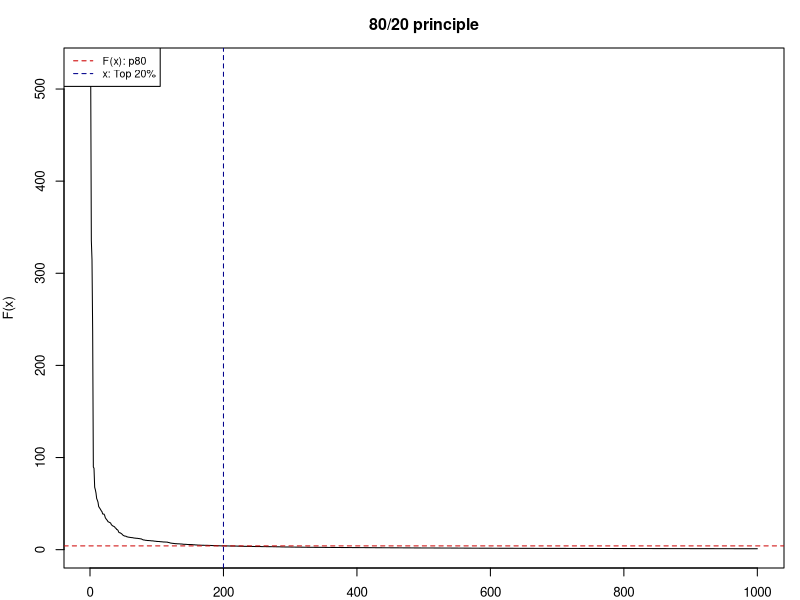
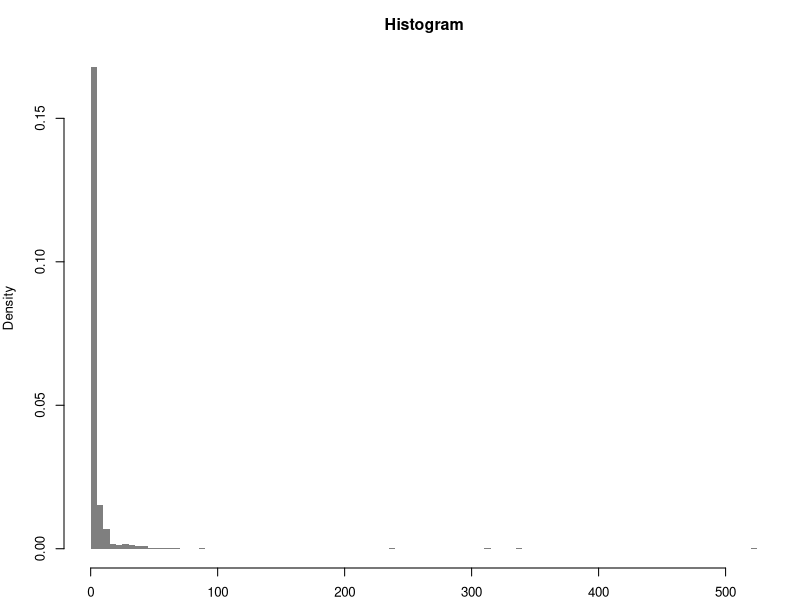
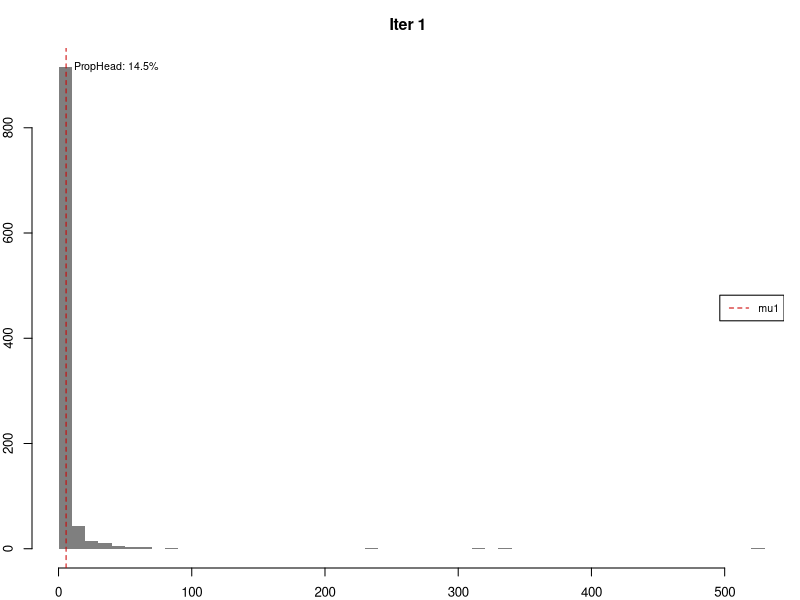
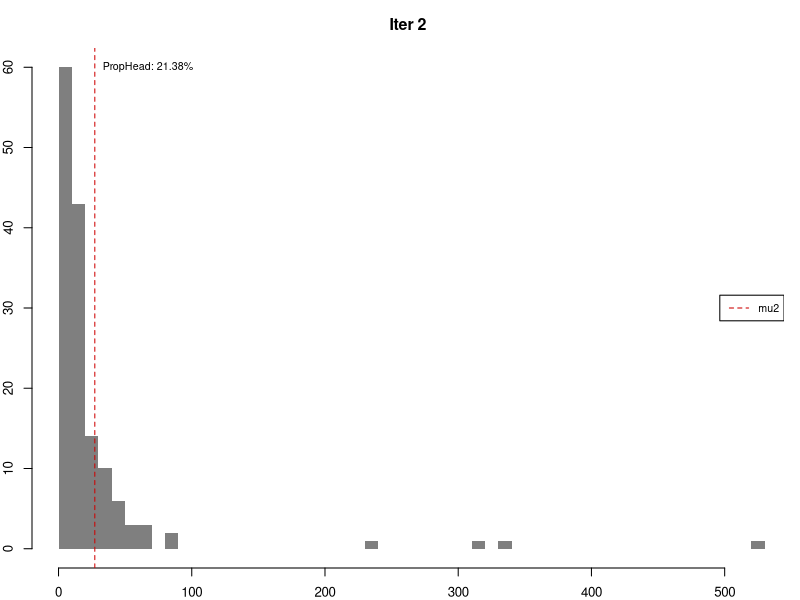
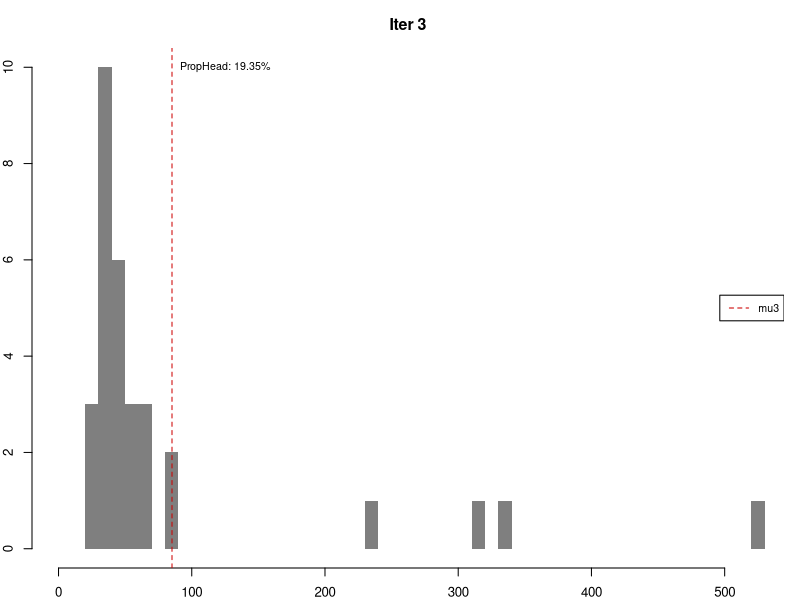
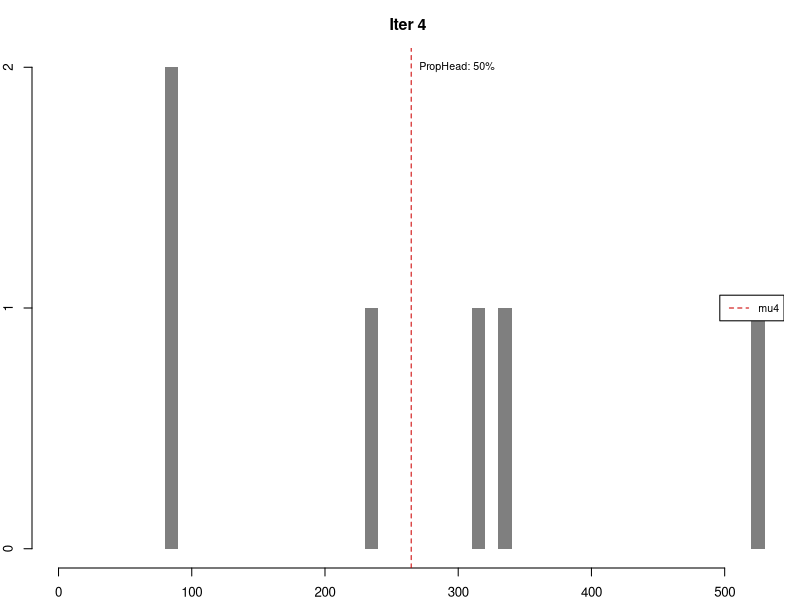
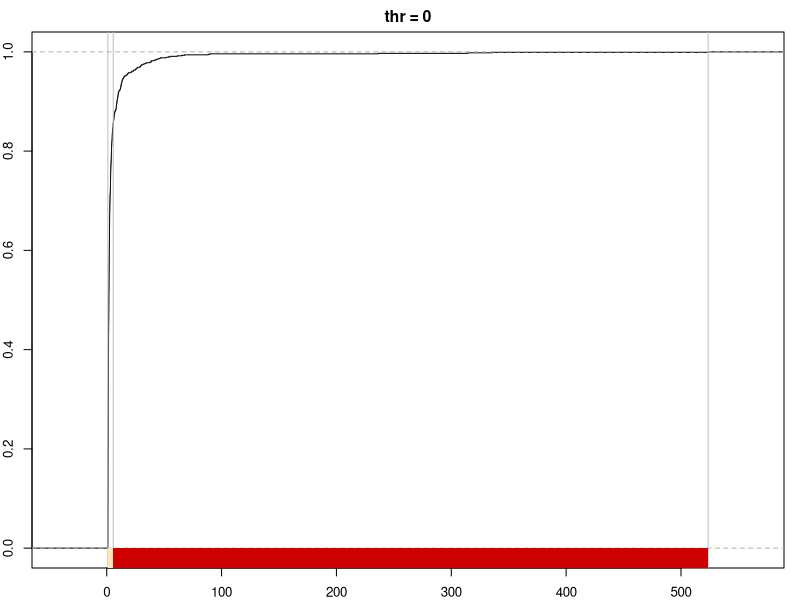
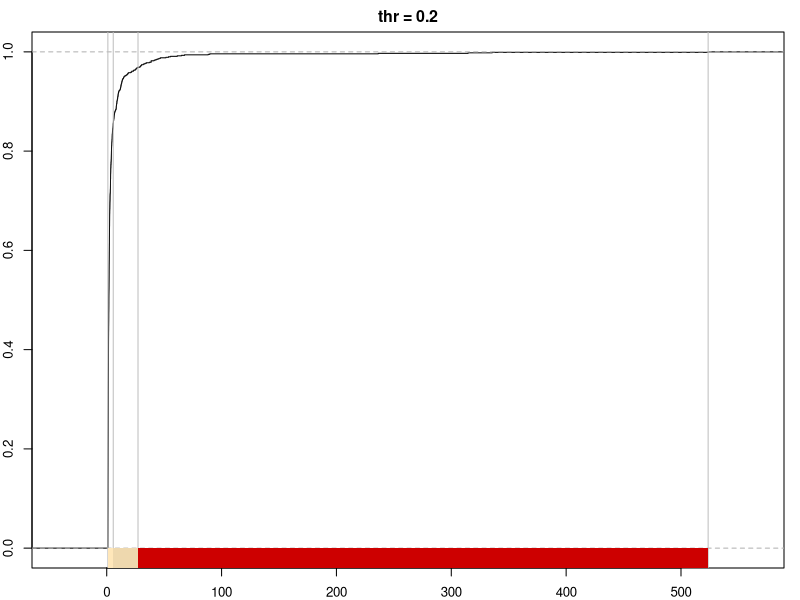

Generate these figures, in order, with R:
## ---- chunk 1
knitr::opts_chunk$set(
  collapse = TRUE,
  comment = "#>"
)
## ---- chunk 2
library(classInt)

#1. Characterization of heavy-tail distributions----
set.seed(1234)
#Pareto distribution a=1 b=1.161 n=1000
sample_par <- 1 / (1 - runif(1000)) ^ (1 / 1.161)
opar <- par(no.readonly = TRUE)
par(mar = c(2, 4, 3, 1), cex = 0.8)
plot(
  sort(sample_par, decreasing = TRUE),
  type = "l",
  ylab = "F(x)",
  xlab = "",
  main = "80/20 principle"
)
abline(h = quantile(sample_par, .8) ,
       lty = 2,
       col = "red3")
abline(v = 0.2*length(sample_par) ,
       lty = 2,
       col = "darkblue")
legend(
  "topleft",
  legend = c("F(x): p80", "x: Top 20%"),
  col = c("red3", "darkblue"),
  lty = 2,
  cex = 0.8
)

hist(
  sample_par,
  n = 100,
  xlab = "",
  main = "Histogram",
  col = "grey50",
  border = NA, 
  probability = TRUE
)
par(opar)

## ---- chunk 3

opar <- par(no.readonly = TRUE)
par(mar = c(2, 2, 3, 1), cex = 0.8)
var <- sample_par
thr <- .4
brks <- c(min(var), max(var))  #Initialise with min and max

sum_table <- data.frame(
  iter = 0,
  mu = NA,
  prop = NA,
  n_var = NA,
  n_head = NA
)
#Pars for chart
limchart <- brks
#Iteration
for (i in 1:10) {
  mu <- mean(var)
  brks <- sort(c(brks, mu))
  head <- var[var > mu]
  prop <- length(head) / length(var)
  stopit <- prop < thr & length(head) > 1
  sum_table = rbind(sum_table,
                    c(i, mu, prop, length(var), length(head)))
  hist(
    var,
    main = paste0("Iter ", i),
    breaks = 50,
    col = "grey50",
    border = NA,
    xlab = "",
    xlim = limchart
  )
  abline(v = mu, col = "red3", lty = 2)
  ylabel <- max(hist(var, breaks = 50, plot = FALSE)$counts)
  labelplot <- paste0("PropHead: ", round(prop * 100, 2), "%")
  text(
    x = mu,
    y = ylabel,
    labels = labelplot,
    cex = 0.8,
    pos = 4
  )
  legend(
    "right",
    legend = paste0("mu", i),
    col = c("red3"),
    lty = 2,
    cex = 0.8
  )
  if (isFALSE(stopit))
    break
  var <- head
}
par(opar)
## ---- chunk 4
sum_table$mu <- round(sum_table$mu,4)
sum_table$prop <- paste0(round(100*sum_table$prop,2),"%")
knitr::kable(sum_table[!is.na(sum_table$mu),], row.names = FALSE)
## ---- chunk 5
ht_sample_par <- classIntervals(sample_par, style = "headtails")
brks == ht_sample_par$brks
print(ht_sample_par)
## ---- chunk 6
opar <- par(no.readonly = TRUE)
par(mar = c(2, 2, 2, 1), cex = 0.8)

pal1 <- c("wheat1", "wheat2", "red3")

# Minimum: single break
print(classIntervals(sample_par, style = "headtails", thr = 0))
plot(
  classIntervals(sample_par, style = "headtails", thr = 0),
  pal = pal1,
  main = "thr = 0"
)

# Two breaks
print(classIntervals(sample_par, style = "headtails", thr = 0.2))
plot(
  classIntervals(sample_par, style = "headtails", thr = 0.2),
  pal = pal1,
  main = "thr = 0.2"
)

# Default breaks: 0.4
print(classIntervals(sample_par, style = "headtails"))
plot(classIntervals(sample_par, style = "headtails"),
     pal = pal1,
     main = "thr = Default")

# Maximum breaks
print(classIntervals(sample_par, style = "headtails", thr = 1))
plot(
  classIntervals(sample_par, style = "headtails", thr = 1),
  pal = pal1,
  main = "thr = 1"
)
par(opar)
## ---- chunk 7
library(spData)
data(afcon, package = "spData")
## ---- chunk 8

# Top10
knitr::kable(head(afcon[order(afcon$totcon, decreasing = TRUE),c("name","totcon")],10))

opar <- par(no.readonly = TRUE)
par(mar = c(4, 4, 3, 1), cex = 0.8)
hist(afcon$totcon,
     n = 20,
     main = "Histogram",
     xlab = "totcon",
     col = "grey50",
     border = NA, )
plot(
  density(afcon$totcon),
  main = "Distribution",
  xlab = "totcon",
)
par(opar)

## ---- chunk 9
brks_ht <- classIntervals(afcon$totcon, style = "headtails")
print(brks_ht)
#Same number of classes for "fisher"
nclass <- length(brks_ht$brks) - 1
brks_fisher <-  classIntervals(afcon$totcon, style = "fisher",
                               n = nclass)
print(brks_fisher)

brks_quantile <- classIntervals(afcon$totcon, style = "quantile",
                                n = nclass)
print(brks_quantile)

pal1 <- c("wheat1", "wheat2", "red3")
opar <- par(no.readonly = TRUE)
par(mar = c(2, 2, 2, 1), cex = 0.8)
plot(brks_ht, pal = pal1, main = "headtails")
plot(brks_fisher, pal = pal1, main = "fisher")
plot(brks_quantile, pal = pal1, main = "quantile")
par(opar)
## ---- chunk 10
#Helper function to reescale values
help_reescale <- function(x, min = 1, max = 10) {
  r <- (x - min(x)) / (max(x) - min(x))
  r <- r * (max - min) + min
  return(r)
}
afcon$ecdf_class <- help_reescale(afcon$totcon,
                                  min = 1 - 0.5,
                                  max = nclass - 0.5)
afcon$ht_breaks <-  cut(afcon$totcon,
                        brks_ht$brks,
                        labels = FALSE,
                        include.lowest = TRUE)

afcon$fisher_breaks <-  cut(afcon$totcon,
                            brks_fisher$brks,
                            labels = FALSE,
                            include.lowest = TRUE)

afcon$quantile_break <-  cut(afcon$totcon,
                             brks_quantile$brks,
                             labels = FALSE,
                             include.lowest = TRUE)

opar <- par(no.readonly = TRUE)
par(mar = c(4, 4, 1, 1), cex = 0.8)
plot(
  density(afcon$ecdf_class),
  ylim = c(0, 0.8),
  lwd = 2,
  main = "",
  xlab = "class"
)
lines(density(afcon$ht_breaks), col = "darkblue", lty = 2)
lines(density(afcon$fisher_breaks), col = "limegreen", lty = 2)
lines(density(afcon$quantile_break),
      col = "red3",
      lty = 2)
legend("topright",
       legend = c("Continuous", "headtails",
                  "fisher", "quantile"),
  col = c("black", "darkblue", "limegreen", "red3"),
  lwd = c(2, 1, 1, 1),
  lty = c(1, 2, 2, 2),
  cex = 0.8
)
par(opar)
## ---- chunk 11
custompal <- c("#FE9F6D99",
               "#DE496899",
               "#8C298199",
               "#3B0F7099",
               "#00000499")

afcon$cex_points <- help_reescale(afcon$totcon,
                                  min = 1,
                                  max = 5)
opar <- par(no.readonly = TRUE)
par(mar = c(1.5, 1.5, 2, 1.5), cex = 0.8)
# Plot continuous
plot(
  x = afcon$x,
  y = afcon$y,
  axes = FALSE,
  cex = afcon$cex_points,
  pch = 20,
  col = "grey50",
  main = "Continuous",
)
mcont <- (max(afcon$totcon) - min(afcon$totcon)) / 4
legcont <- 1:5 * mcont - (mcont - min(afcon$totcon))

legend("bottomleft",
       xjust = 1,
       bty = "n",
       legend = paste0("   ",
                  round(legcont, 0)
                  ),
       col = "grey50",
  pt.cex = seq(1, 5),
  pch = 20,
  title = "totcon"
)

plot(
  x = afcon$x,
  y = afcon$y,
  axes = FALSE,
  cex = afcon$ht_breaks,
  pch = 20,
  col = custompal[afcon$ht_breaks],
  main = "headtails"
)
legend(
  "bottomleft",
  xjust = 1,
  bty = "n",
  legend = paste0("   ",
                  round(brks_ht$brks[2:6],0)
                  ),
  col = custompal,
  pt.cex = seq(1, 5),
  pch = 20,
  title = "totcon"
)
plot(
  x = afcon$x,
  y = afcon$y,
  axes = FALSE,
  cex = afcon$fisher_breaks,
  pch = 20,
  col = custompal[afcon$fisher_breaks],
  main = "fisher"
)
legend(
  "bottomleft",
  xjust = 1,
  bty = "n",
  legend = paste0("   ",
                  round(brks_fisher$brks[2:6],0)
                  ),
  col = custompal,
  pt.cex = seq(1, 5),
  pch = 20,
  title = "totcon"
)
plot(
  x = afcon$x,
  y = afcon$y,
  axes = FALSE,
  cex = afcon$quantile_break,
  pch = 20,
  col = custompal[afcon$quantile_break],
  main = "quantile"
)
legend(
  "bottomleft",
  xjust = 1,
  bty = "n",
  legend = paste0("   ",
                  round(brks_quantile$brks[2:6],0)
                  ),
  col = custompal,
  pt.cex = seq(1, 5),
  pch = 20,
  title = "totcon"
)
par(opar)

## ---- chunk 12
#Init samples
set.seed(2389)

#Pareto distributions a=7 b=14
paretodist <- 7 / (1 - runif(5000000)) ^ (1 / 14)
#Exponential dist
expdist <- rexp(5000000)
#Lognorm
lognormdist <- rlnorm(5000000)
#Weibull
weibulldist <- rweibull(5000000, 1, scale = 5)
#LogCauchy "super-heavy tail"
logcauchdist <- exp(rcauchy(5000000, 2, 4))
#Remove Inf 
logcauchdist <- logcauchdist[logcauchdist < Inf]

#Normal dist
normdist <- rnorm(5000000)
#Left-tailed distr
leftnorm <-
  sample(rep(normdist[normdist < mean(normdist)], 3), size = 5000000)

#Uniform distribution
unifdist <- runif(5000000)

## ---- chunk 13
testresults <- data.frame(
  Title = NA,
  style = NA,
  nsample  = NA,
  thresold = NA,
  nbreaks = NA,
  time_secs = NA
)

benchmarkdist <-
  function(dist,
           style = "headtails",
           thr = 0.4,
           title = "",
           plot = FALSE) {
    init <- Sys.time()
    br <- classIntervals(dist, style = style, thr = thr)
    a <- Sys.time() - init
    test <- data.frame(
      Title = title,
      style  = style,
      nsample  = format(length(br$var), 
                        scientific = FALSE, big.mark = ","),
      thresold = thr,
      nbreaks = length(br$brks) - 1,
      time_secs = as.character(round(a,4))
    )
    testresults <- unique(rbind(testresults, test))
    
    if (plot) {
      plot(
        density(br$var,
                from = quantile(dist,.0005),
                to = quantile(dist,.9995)
                ),
        col = "black",
        cex.main = .9,
        main = paste0(
          title,
          " ",
          style,
          ", thr =",
          thr,
          ", nbreaks = ",
          length(br$brks) - 1
        ),
        ylab = "",
        xlab = ""
      )
      abline(v = br$brks,
             col = "red3",
             lty = 2)
    }
    return(testresults)
  }
opar <- par(no.readonly = TRUE)
par(mar = c(2, 2, 2, 2), cex = 0.8)

# Pareto----
testresults <- benchmarkdist(paretodist, title = "Pareto", plot = TRUE)
testresults <- benchmarkdist(paretodist, title = "Pareto", thr = 0)
testresults <- benchmarkdist(paretodist, title = "Pareto", thr = .75, plot = TRUE)

#Sample 2,000 obs
set.seed(1234)
Paretosamp <- sample(paretodist, 2000)
testresults <- benchmarkdist(Paretosamp,
                             title = "Pareto sample",
                             style = "fisher",
                             plot = TRUE)
testresults <- benchmarkdist(Paretosamp,
                             title = "Pareto sample",
                             style = "headtails",
                             plot = TRUE)


#Exponential----
testresults <- benchmarkdist(expdist, title = "Exponential", plot = TRUE)
testresults <- benchmarkdist(expdist, title = "Exponential", thr = 0)
testresults <- benchmarkdist(expdist, title = "Exponential", thr = 1)
testresults <- benchmarkdist(expdist, title = "Exponential",
                             style = "quantile", plot = TRUE)

#Weibull-----
testresults <- benchmarkdist(weibulldist, title = "Weibull", plot = TRUE)
testresults <- benchmarkdist(weibulldist, title = "Weibull", thr = 0)
testresults <- benchmarkdist(weibulldist, title = "Weibull", thr = 1)

#Logcauchy
testresults <- benchmarkdist(logcauchdist, title = "LogCauchy", plot = TRUE)
testresults <- benchmarkdist(logcauchdist, title = "LogCauchy", thr = 0)
testresults <- benchmarkdist(logcauchdist, title = "LogCauchy", thr = 1)

#Normal----
testresults <- benchmarkdist(normdist, title = "Normal", plot = TRUE)
testresults <- benchmarkdist(normdist, title = "Normal", thr = 0)
testresults <- benchmarkdist(normdist, title = "Normal", thr = 1, plot = TRUE)

#Truncated Left-tail Normal----
testresults <- benchmarkdist(leftnorm, title = "Left Normal", plot = TRUE)
testresults <- benchmarkdist(leftnorm, title = "Left Normal", thr = -100)
testresults <- benchmarkdist(leftnorm, title = "Left Normal", plot = TRUE, thr = 500)

#Uniform----
testresults <- benchmarkdist(unifdist, title = "Uniform", plot = TRUE, thr = 0.7)
testresults <- benchmarkdist(unifdist, title = "Uniform", thr = 0)
testresults <- benchmarkdist(unifdist, title = "Uniform", plot = TRUE, thr = 1)
par(opar)

# Results
knitr::kable(testresults[-1, ], row.names = FALSE)
